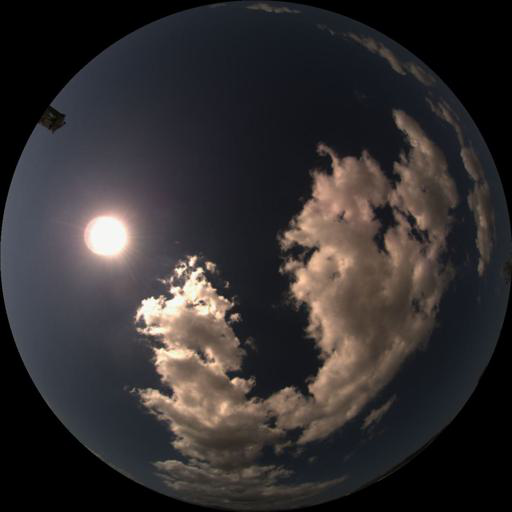
#> input picture input/mobotix_rgb.png, 512 x 512 px
$ python fit_mobotix_clearsky.py
#> lines starting #> are read from the running program, lines starting #| are printed output that depends on the picture; after the words box and inside, x2 and y2 are one past the last pixel; in counts of white or black regions, pixels touching at a corner belong together
### utils/colorspace_utils.py
#!/usr/bin/env python3
"""
colorspace_utils.py

Color space conversions for sky imaging:
- sRGB ↔ Linear RGB
- Linear RGB ↔ XYZ
- XYZ ↔ sRGB (full pipeline)
- Radiance scaling and normalization
"""

import numpy as np

try:
    import colour
except ImportError:
    colour = None


def srgb_to_linear(rgb_srgb):
    """
    Remove sRGB gamma encoding to get scene-linear RGB.

    Args:
        rgb_srgb: sRGB values in [0, 1] or [0, 255], shape (..., 3) or (3, ...)

    Returns:
        Linear RGB in [0, 1], same shape as input
    """
    # Normalize to [0, 1] if in [0, 255]
    if rgb_srgb.dtype == np.uint8 or np.max(rgb_srgb) > 1.0:
        rgb_norm = rgb_srgb.astype(np.float32) / 255.0
    else:
        rgb_norm = rgb_srgb.astype(np.float32)

    # sRGB inverse gamma
    linear = np.where(
        rgb_norm <= 0.04045,
        rgb_norm / 12.92,
        np.power((rgb_norm + 0.055) / 1.055, 2.4)
    )

    return linear


# [279 lines left out: functions linear_to_srgb, srgb_to_xyz, xyz_to_srgb_simple, xyz_to_srgb_colour, normalize_xyz_by_luminance, scale_xyz_to_radiance_units and 3 more, not called in this run]


# [22 lines that do not run on import are left out]

### src/fit_mobotix_clearsky.py
#!/usr/bin/env python3
"""
Fit clear-sky RGB coefficients for Mobotix camera using semantic mask.

Since we don't have calibration matrix, we:
1. Use sun detection as reference
2. Scale geometry from reference image (128x128 K-tan) to new size (512x512)
3. Fit only on "clear_sky" pixels from semantic mask
4. Save coefficients for Mobotix camera
"""

from pathlib import Path
import json
import numpy as np
from PIL import Image
import cv2
import sys

sys.path.insert(0, str(Path(__file__).parent.parent / "utils"))
from colorspace_utils import srgb_to_linear

from scipy.optimize import least_squares

# ----------------- CONFIG -----------------
BASE_DIR = Path(__file__).parent.parent
MOBOTIX_IMG = BASE_DIR / "input/mobotix_rgb.png"
SEMANTIC_MASK = BASE_DIR / "input/masks/mobotix_mask.png"

OUT_JSON = BASE_DIR / "output/mobotix/coefficients.json"
OUT_PLOT = BASE_DIR / "output/mobotix/diagnostics.png"

# Semantic mask classes (RGB values)
CLASS_FROM_RGB = {
    (66, 245, 84):  "background",
    (66, 135, 245): "clear_sky",
    (245, 66, 66):  "cloud",
    (245, 212, 66): "sun",
}

# Geometry: K-tan stereographic projection
K_STEREO = 1.4
BETA = 0.32

# Exclusions
BAND_GAMMA_MIN = 88.0
BAND_GAMMA_MAX = 92.0
SAT_THRESH = 0.98

# ----------------- helpers -----------------
def k_tan_theta_from_radius(r, R, K=1.4):
    """Inverse K-tan stereographic: radius r → zenith θ (radians)."""
    denom = np.tan(K * np.pi / 4.0)
    t = (r / R) * denom
    t = np.clip(t, 0.0, 1e6)
    return (2.0 / K) * np.arctan(t)

def equidistant_theta_from_radius(r, R):
    """Equidistant projection: r/R = θ/90° linearly."""
    return (r / R) * (np.pi / 2.0)

def compute_sun_pixel_angle(az_pix, ze_pix, az_sun, ze_sun):
    """Compute sun-pixel angle (SPA) in degrees."""
    # Convert to radians
    az_pix_rad = np.radians(az_pix)
    ze_pix_rad = np.radians(ze_pix)
    az_sun_rad = np.radians(az_sun)
    ze_sun_rad = np.radians(ze_sun)

    # Spherical law of cosines
    cos_spa = (np.sin(ze_pix_rad) * np.sin(ze_sun_rad) * np.cos(az_pix_rad - az_sun_rad) +
               np.cos(ze_pix_rad) * np.cos(ze_sun_rad))
    cos_spa = np.clip(cos_spa, -1.0, 1.0)
    spa_rad = np.arccos(cos_spa)
    return np.degrees(spa_rad)

def load_semantic_mask(mask_path):
    """Load semantic mask and return dict of class masks."""
    mask_img = Image.open(mask_path).convert("RGB")
    mask_arr = np.array(mask_img, np.uint8)
    H, W = mask_arr.shape[:2]

    class_masks = {}
    for rgb, class_name in CLASS_FROM_RGB.items():
        # Match RGB values
        match = np.all(mask_arr == rgb, axis=-1)
        class_masks[class_name] = match
        print(f"  {class_name:15s}: {match.sum():6d} pixels ({100*match.sum()/(H*W):5.2f}%)")

    return class_masks

def G_model(theta_rad, A, B, C, beta=BETA):
    ct = np.clip(np.cos(theta_rad), 0.0, 1.0)
    return A * (1.0 + C * np.power(ct, beta)) / (1.0 + B * ct + 1e-8)

def S_model(gamma_rad, D, E, F, H):
    g = np.clip(gamma_rad, 1e-3, np.pi)
    return D + E * np.power(g, -F) + H * np.cos(gamma_rad)

def percent_clip(x, p=98):
    s = np.sort(x.reshape(-1))
    k = int(np.clip(len(s) * p / 100.0, 0, len(s)-1))
    return s[k]

def fit_disk(mask_or_gray):
    """Estimate circle center and radius from semantic mask or grayscale."""
    from scipy.ndimage import binary_erosion

    a = mask_or_gray.astype(np.float32)
    if a.ndim == 3:
        a = a.mean(-1)

    # Threshold to get binary mask
    mask = a > (5.0 if a.max() > 1.5 else 0.02)
    H, W = a.shape

    if not mask.any():
        return (W-1)/2.0, (H-1)/2.0, min(W, H)/2.05

    # Center from mask centroid
    ys, xs = np.nonzero(mask)
    cx, cy = xs.mean(), ys.mean()

    # Radius from boundary pixels
    edge = mask & (~binary_erosion(mask, iterations=1))
    ys_e, xs_e = np.nonzero(edge)

    if xs_e.size < 30:
        R = min(W, H)/2.05
    else:
        R = np.median(np.hypot(xs_e - cx, ys_e - cy))

    return cx, cy, R

# ----------------- main -----------------
def main():
    print("="*70)
    print("Fitting Mobotix clear-sky RGB coefficients")
    print("="*70)

    # 1) Load image
    if not MOBOTIX_IMG.exists():
        print(f"ERROR: Image not found: {MOBOTIX_IMG}")
        return

    img = Image.open(MOBOTIX_IMG).convert("RGB")
#> img is the input picture: PIL image 512x512 RGB; mean R, G, B 51.5, 47.8, 48.5
    rgb8 = np.array(img, np.uint8)
    H, W = rgb8.shape[:2]
#> H = 512; W = 512
    print(f"Image: {W}×{H}")
#| Image: 512×512

    rgb = rgb8.astype(np.float32) / 255.0

    # 2) Load semantic mask
    if not SEMANTIC_MASK.exists():
        print(f"ERROR: Semantic mask not found: {SEMANTIC_MASK}")
        return

    print("\n[Loading Semantic Mask]")
    class_masks = load_semantic_mask(SEMANTIC_MASK)
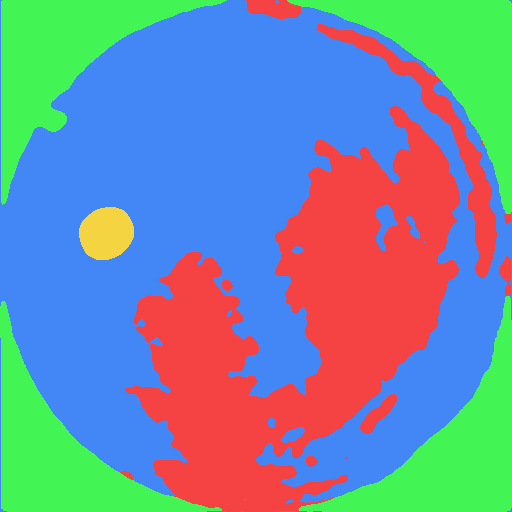
#> input picture input/masks/mobotix_mask.png, 512 x 512 px
#> in load_semantic_mask, mask_img is the input picture: PIL image 512x512 RGB; mean R, G, B 115, 141.5, 160.7
#> the loop in load_semantic_mask, `for rgb, class_name in CLASS_FROM_RGB.items():` made 4 passes
#|   background     :  57525 pixels (21.94%)
#|   clear_sky      : 132835 pixels (50.67%)
#|   cloud          :  69494 pixels (26.51%)
#|   sun            :   2290 pixels ( 0.87%)
#> after the loop in load_semantic_mask, `for rgb, class_name in CLASS_FROM_RGB.items():`:
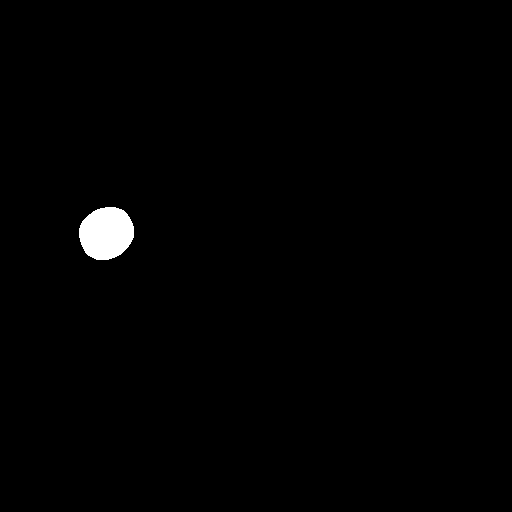
#> match: shape (512, 512) bool; 0.87% white; 1 white region, box (x1, y1, x2, y2) and area: (79, 207, 134, 260) 2290
#> after the loop in load_semantic_mask, `for rgb, class_name in CLASS_FROM_RGB.items():`: class_masks = 4 items
#> class_masks = 4 items

    clear_sky_mask = class_masks.get("clear_sky", np.zeros((H, W), dtype=bool))
    sun_mask = class_masks.get("sun", np.zeros((H, W), dtype=bool))

    if not clear_sky_mask.any():
        print("ERROR: No clear_sky pixels found in mask!")
        return

    # 3) Detect sun position from sun mask
    print("\n[Detecting Sun Position]")
    if sun_mask.any():
        ys_sun, xs_sun = np.nonzero(sun_mask)
#> ys_sun = 2290 values from 207 to 259; xs_sun = 2290 values, max 133 at index 801, min 79 at index 856, mean 105.9
        sun_x = xs_sun.mean()
#> sun_x = 105.9
        sun_y = ys_sun.mean()
#> sun_y = 232.8
        print(f"  Sun pixel (from mask): ({sun_x:.1f}, {sun_y:.1f})")
#|   Sun pixel (from mask): (105.9, 232.8)
    else:
        # Fallback: brightest pixel
        rgb_lin = srgb_to_linear(rgb)
        brightness = rgb_lin.mean(axis=-1)
        sun_idx = np.unravel_index(brightness.argmax(), brightness.shape)
        sun_y, sun_x = sun_idx
        print(f"  Sun pixel (from brightness): ({sun_x:.1f}, {sun_y:.1f})")

    # 4) Build geometry: fit disk from semantic mask
    print("\n[Building Geometry]")
    # Create combined sky mask (clear_sky + sun + clouds) to find circular boundary
    sky_combined = clear_sky_mask | sun_mask | class_masks.get("cloud", np.zeros((H, W), dtype=bool))
#> sky_combined: shape (512, 512) bool; 78.1% white; 4 black regions, box (x1, y1, x2, y2) and area: (1, 0, 227, 205) 14725, (287, 0, 512, 214) 14621, (298, 296, 512, 512) 14259, (0, 301, 222, 512) 13920
    cx, cy, R = fit_disk(sky_combined.astype(np.uint8) * 255)
#> in fit_disk, `cx, cy = xs.mean(), ys.mean()`: cx = 255.2; cy = 256.5
#> in fit_disk, `edge = mask & (~binary_erosion(mask, iterations=1))`: edge: shape (512, 512) bool; 0.75% white in thin lines or dots
#> in fit_disk, `ys_e, xs_e = np.nonzero(edge)`: ys_e = 1974 values from 0 to 511; xs_e = 1974 values, max 511 at index 64, min 0 at index 0, mean 206.8
#> in fit_disk, `R = np.median(np.hypot(xs_e - cx, ys_e - cy))`: R = 255.2
#> cx = 255.2; cy = 256.5; R = 255.2
    print(f"  Fitted disk center: ({cx:.1f}, {cy:.1f})")
#|   Fitted disk center: (255.2, 256.5)
    print(f"  Fitted disk radius: {R:.1f}px")
#|   Fitted disk radius: 255.2px

    yy, xx = np.meshgrid(np.arange(H), np.arange(W), indexing="ij")
    x = xx - cx
    y = cy - yy  # y up
    r = np.hypot(x, y)
    r_clipped = np.minimum(r, R)

    # Convert to zenith angle using K-tan stereographic
    theta = k_tan_theta_from_radius(r_clipped, R, K=K_STEREO)
    ze_deg = np.degrees(theta)

    # Azimuth (mathematical convention: 0° at +x, CCW)
    phi = np.arctan2(y, x)
    az_math = (np.degrees(phi) % 360.0).astype(np.float32)
    az_nav = (90.0 - az_math) % 360.0  # Navigation: 0° at North, CW
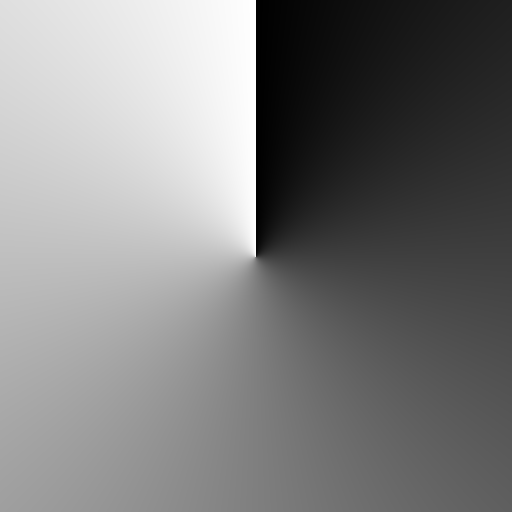
#> az_nav: shape (512, 512) float32; min 0.188, max 360, mean 180; drawn with min black and max white

    # Sun angles from sun pixel
    sun_az_math = az_math[int(sun_y), int(sun_x)]
#> sun_az_math = 170.8
    sun_ze_deg = ze_deg[int(sun_y), int(sun_x)]
#> sun_ze_deg = 70.68
    sun_az_nav = (90.0 - sun_az_math) % 360.0
#> sun_az_nav = 279.2
    print(f"  Sun position: az={sun_az_nav:.1f}° (nav), ze={sun_ze_deg:.1f}°")
#|   Sun position: az=279.2° (nav), ze=70.7°

    # Compute SPA
    SPA_deg = compute_sun_pixel_angle(az_nav, ze_deg, sun_az_nav, sun_ze_deg)
#> in compute_sun_pixel_angle, `az_sun_rad = np.radians(az_sun)`: az_sun_rad = 4.87
#> in compute_sun_pixel_angle, `ze_sun_rad = np.radians(ze_sun)`: ze_sun_rad = 1.23
    gamma = np.radians(SPA_deg)

    # 5) Define fitting mask: clear_sky pixels only
    print("\n[Building Fitting Mask]")
    fit_mask = clear_sky_mask.copy()
    print(f"  Base clear_sky pixels: {fit_mask.sum()}")
#|   Base clear_sky pixels: 132835

    # Optional: exclude near-horizon for stability
    fit_mask &= (ze_deg <= 85.0)
#> fit_mask: shape (512, 512) bool; 35.5% white; 8 white regions (1 under 20 px), largest, box (x1, y1, x2, y2) and area: (35, 36, 476, 474) 91878, (376, 204, 398, 252) 520, (280, 427, 305, 443) 236
    print(f"  After horizon cutoff: {fit_mask.sum()}")
#|   After horizon cutoff: 92951

    # 6) Convert to linear RGB
    rgb_lin = srgb_to_linear(rgb)
    print("\n[Converted to linear RGB]")

    # 7) Fit per channel
    coeffs = {}
    chan_names = ["R", "G", "B"]
    chans = [rgb_lin[...,0], rgb_lin[...,1], rgb_lin[...,2]]

    # Band for gradation fit (γ ≈ 90°)
    band = fit_mask & (SPA_deg >= BAND_GAMMA_MIN) & (SPA_deg <= BAND_GAMMA_MAX)
#> band: shape (512, 512) bool; 1.1% white; 3 white regions (1 under 20 px), largest, box (x1, y1, x2, y2) and area: (289, 39, 306, 219) 1930, (249, 276, 287, 397) 995
    print(f"\n[Gradation band (γ≈90°)]: {band.sum()} pixels")
#| [Gradation band (γ≈90°)]: 2926 pixels

    print("\n[Fitting Chauvin Model per Channel]")
    for ch_name, I in zip(chan_names, chans):
        I = I.copy()

        # Drop saturated tail
        sat_cut = percent_clip(I[fit_mask], SAT_THRESH*100.0)
        valid = fit_mask & (I <= sat_cut)
        print(f"\n  {ch_name}: {valid.sum()} valid pixels")

        # Fit G(θ)
        th_band = theta[band]
        I_band = I[band]
        if I_band.size < 100:
            print(f"    WARNING: Insufficient band pixels, using all valid")
            th_band = theta[valid]
            I_band = I[valid]

        A0, B0, C0 = max(np.median(I_band), 1e-3), -0.5, 0.2
        bounds_G = ([0.0, -2.0, -2.0], [np.inf, 0.0, 1.5])
        def resid_G(params):
            A, B, C = params
            return (G_model(th_band, A,B,C) - I_band)
        sol_G = least_squares(resid_G, x0=[A0,B0,C0], bounds=bounds_G, loss='huber', f_scale=0.02)
        A, B, C = sol_G.x.tolist()

        # Fit S(γ)
        G_full = G_model(theta, A,B,C)
        denom = np.where(G_full <= 1e-8, 1e-8, G_full)
        S_samples = np.clip(I / denom, 1e-6, None)

        g_fit = gamma[valid]
        s_fit = S_samples[valid]
        mask_s = (np.degrees(g_fit) > 5.0)
        g_fit = g_fit[mask_s]
        s_fit = s_fit[mask_s]

        D0, E0, F0, H0 = float(np.percentile(s_fit, 10)), 1.0, 1.2, 0.2
        bounds_S = ([0.0, 0.0, 0.2, -1.0], [10.0, 1e4, 3.0, 1.0])
        def resid_S(params):
            D,E,F,H = params
            return (S_model(g_fit, D,E,F,H) - s_fit)
        sol_S = least_squares(resid_S, x0=[D0,E0,F0,H0], bounds=bounds_S, loss='huber', f_scale=0.02)
        D,E,F,H = sol_S.x.tolist()

        coeffs[ch_name] = [float(A), float(B), float(C), float(D), float(E), float(F), float(H)]
        print(f"    A={A:.4f} B={B:.4f} C={C:.4f} D={D:.4f} E={E:.4f} F={F:.4f} H={H:.4f}")
#> this loop made 3 passes
#> (ch_name, k in percent_clip, sat_cut, A0, B0, C0, bounds_G, A) on passes 1 to 2: ('R', 91091, 0.198, 0.00802, -0.5, 0.2, ([0, -2, -2], [inf, 0, 1.5]), 0.00902), ('G', 91091, 0.153, 0.00857, -0.5, 0.2, ([0, -2, -2], [inf, 0, 1.5]), 0.0132)
#> ch_name on pass 3: 'B'
#|   R: 91154 valid pixels
#|     A=0.0090 B=-0.6041 C=-0.4691 D=0.0000 E=2.2628 F=1.3971 H=-0.5036
#|   G: 91182 valid pixels
#|     A=0.0132 B=-0.7196 C=-0.7263 D=0.0000 E=2.0854 F=1.2579 H=-0.4499
#|   B: 91155 valid pixels
#|     A=0.0205 B=-0.7547 C=-0.8136 D=0.0000 E=2.0292 F=1.1791 H=-0.2926
#> pass 1, in main, `G_full = G_model(theta, A,B,C)`:
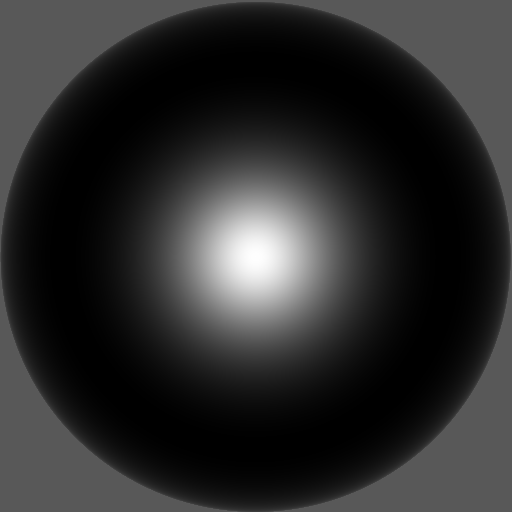
#> G_full: shape (512, 512) float64; min 0.00737, max 0.0121, mean 0.00819; drawn with min black and max white
#> after the loop:
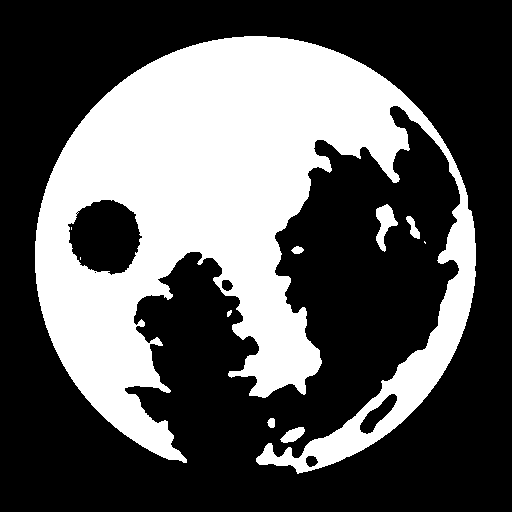
#> valid: shape (512, 512) bool; 34.8% white; 10 white regions (3 under 20 px), largest, box (x1, y1, x2, y2) and area: (35, 36, 476, 474) 90076, (376, 204, 398, 252) 520, (280, 427, 305, 443) 236

    # 8) Save JSON
    OUT_JSON.parent.mkdir(parents=True, exist_ok=True)
    OUT_JSON.write_text(json.dumps(coeffs, indent=2))
    print(f"\n✅ Saved Mobotix coefficients: {OUT_JSON}")

    # 9) Diagnostic plot
    try:
        import matplotlib.pyplot as plt
        fig, axes = plt.subplots(3, 3, figsize=(14, 12))
        theta_deg = np.degrees(theta)

        for i,(ch_name,I) in enumerate(zip(chan_names, chans)):
            A,B,C,D,E,F,H = coeffs[ch_name]

            # Channel image
            im_disp = (np.clip(I / percent_clip(I[fit_mask],98),0,1)*255).astype(np.uint8)
            axes[i,0].imshow(im_disp, cmap='gray')
            axes[i,0].set_title(f"{ch_name} channel"); axes[i,0].axis('off')

            # G vs theta
            band_mask = (SPA_deg >= BAND_GAMMA_MIN) & (SPA_deg <= BAND_GAMMA_MAX) & fit_mask
            tband = theta_deg[band_mask]; Iband = I[band_mask]
            axes[i,1].scatter(tband, Iband, s=4, alpha=0.2)
            tgrid = np.linspace(0, 90, 181)
            axes[i,1].plot(tgrid, G_model(np.radians(tgrid), A,B,C), 'r-', lw=2)
            axes[i,1].set_xlabel("θ (deg)"); axes[i,1].set_ylabel(f"{ch_name}")
            axes[i,1].set_title(f"Gradation G(θ)"); axes[i,1].grid(True, alpha=0.3)

            # S vs gamma
            valid = fit_mask & (I <= percent_clip(I[fit_mask],98))
            g_fit = np.degrees(gamma[valid]); s_fit = np.clip((I/G_model(theta,A,B,C))[valid], 1e-6, None)
            axes[i,2].scatter(g_fit, s_fit, s=4, alpha=0.2)
            ggrid = np.linspace(5, 180, 351)
            axes[i,2].plot(ggrid, S_model(np.radians(ggrid), D,E,F,H), 'r-', lw=2)
            axes[i,2].set_xlabel("γ (deg)"); axes[i,2].set_ylabel("S")
            axes[i,2].set_title(f"Scattering S(γ)"); axes[i,2].grid(True, alpha=0.3)
#> this loop made 3 passes
#> pass 1, in main, `im_disp = (np.clip(I / percent_clip(I[fit_mask],98),0,1)*255).astype(n..`:
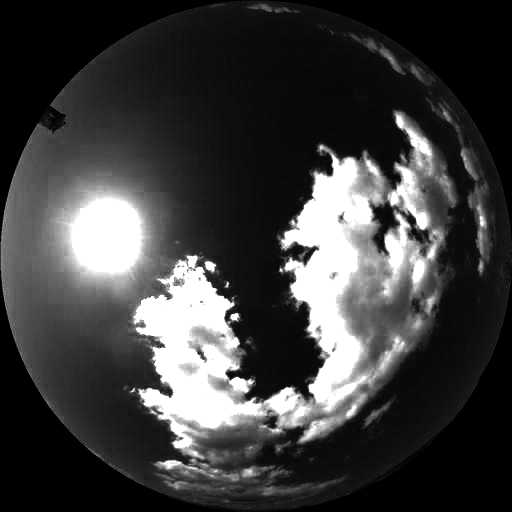
#> im_disp: shape (512, 512); min 0, max 255, mean 62.4

        plt.tight_layout()
        OUT_PLOT.parent.mkdir(parents=True, exist_ok=True)
        fig.savefig(OUT_PLOT, dpi=160)
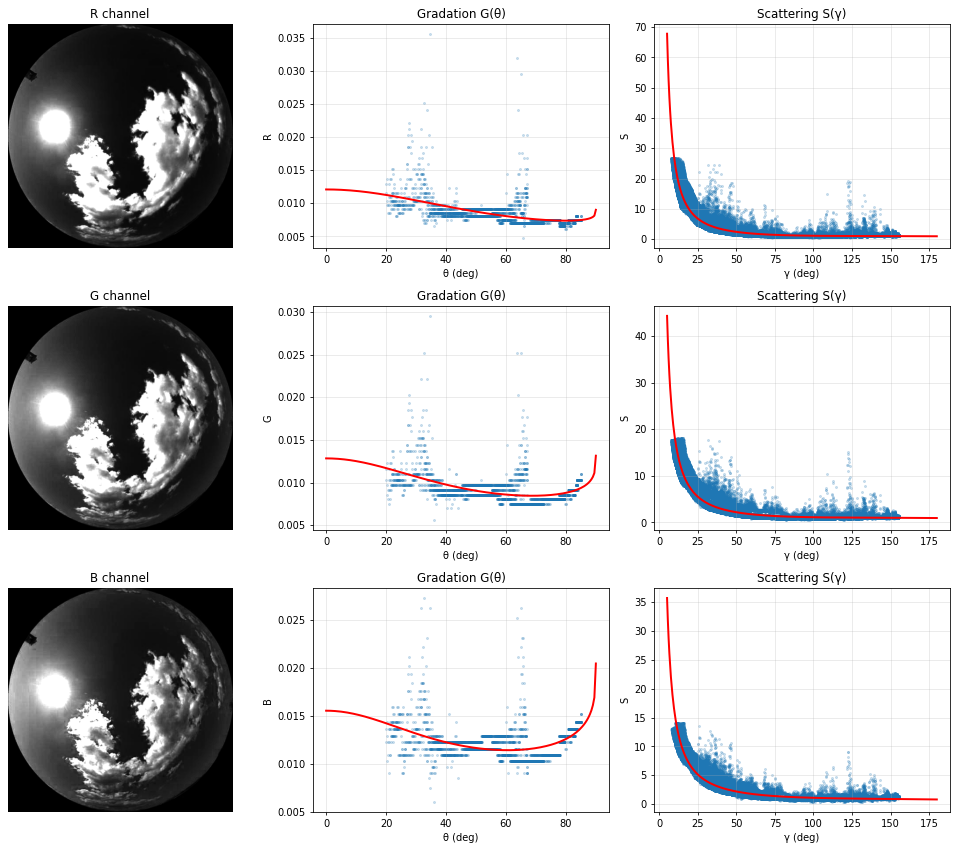
#> figure drawn by matplotlib, 9 panels; panel 2: curve peaks at x = 0, y = 0.0121; panel 3: curve peaks at x = 5, y = 67.8; panel 5: curve peaks at x = 90, y = 0.0132; panel 6: curve peaks at x = 5, y = 44.37
        print(f"✅ Saved diagnostics: {OUT_PLOT}")
    except Exception as e:
        print(f"Diagnostic plot skipped: {e}")

    print("\n" + "="*70)
    print("MOBOTIX FITTING COMPLETE!")
    print(f"Coefficients: {OUT_JSON}")
    print(f"Diagnostics:  {OUT_PLOT}")
    print("="*70)

if __name__ == "__main__":
    main()
